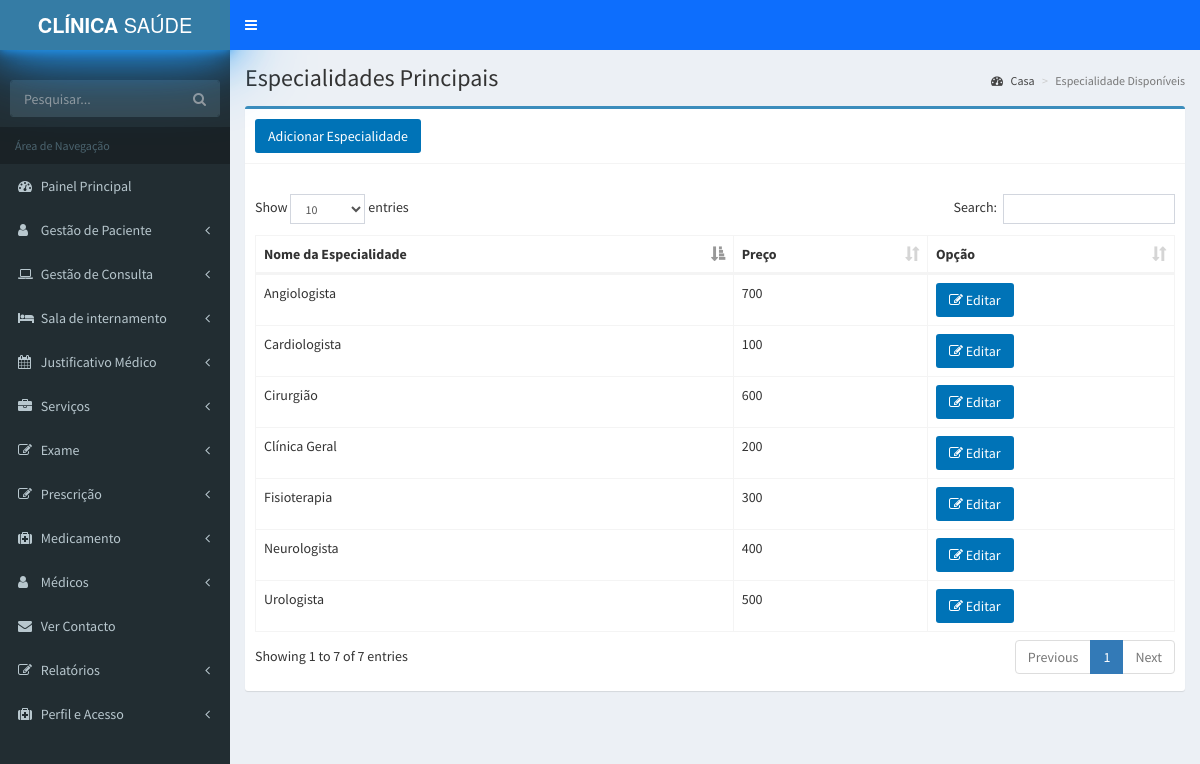
The app's page /medico/especialidade.php with its own data.
### tables this page shows
CREATE TABLE `especialidade` (
  `Id` int(11) NOT NULL,
  `Nome` varchar(30) NOT NULL,
  `Preco` int(11) NOT NULL
);

### medico/especialidade.php (the view, shortened to what this page needs)
<?php include"../Include/header.php";?>
<?php include"../Include/sidebar.php";?>
<?php
include("../inc/connect.php") ;
$query=mysqli_query($connection,"SELECT * FROM especialidade")or die (mysqli_error($connection));
$row1=mysql_fetch_all($query);
function mysql_fetch_all($query) {
    $all = array();
    while ($all[] = mysqli_fetch_assoc($query)) {$temp=$all;}
    return $temp;
}
?>
<div class="content-wrapper">
    <section class="content-header">
      <h1>
        Especialidades Principais
      </h1>
      <ol class="breadcrumb">
        <li><a href="#"><i class="fa fa-dashboard"></i> Casa</a></li>
        <li class="active">Especialidade Disponíveis</li>
      </ol>
    </section>
    <section class="content">
      <div class="row">
        <div class="col-xs-12">
        <div class="box box-primary">
            <div class="box-header with-border">
              <a href="criarespecialidade.php">
              <button type="submit" name="submit" class="btn bg-blue">Adicionar Especialidade</button></a><br>
              </div>
            <div class="box-body">
<table id="example1" class="table table-bordered table-hover">
<thead>
 <tr>
  <th>Nome da Especialidade</th>
  <th>Preço</th>
  <th>Opção</th>
</tr>
</thead>
<tbody>
<?php
     foreach ($row1 as $row)
      {
?> <tr>
<td><?php echo $row['Nome'];?></td>
<td><?php echo $row['Preco'];?></td>
<td><a href="editarespecialidade.php?id=<?php echo $row['Id'];?>"><span class="btn bg-blue"><i class="fa fa-edit"></i> Editar </span></a>
</tr>
<?php } ?>
</tbody>
</table>
</div>
</div>
</div>
</div>
</section>
  </div>
<?php include "../Include/footer.php";?>

### records on screen
especialidade: Nome "Cardiologista", Preco "100"
especialidade: Nome "Clínica Geral", Preco "200"
especialidade: Nome "Fisioterapia", Preco "300"
especialidade: Nome "Neurologista", Preco "400"
especialidade: Nome "Urologista", Preco "500"
especialidade: Nome "Cirurgião", Preco "600"
especialidade: Nome "Angiologista", Preco "700"
